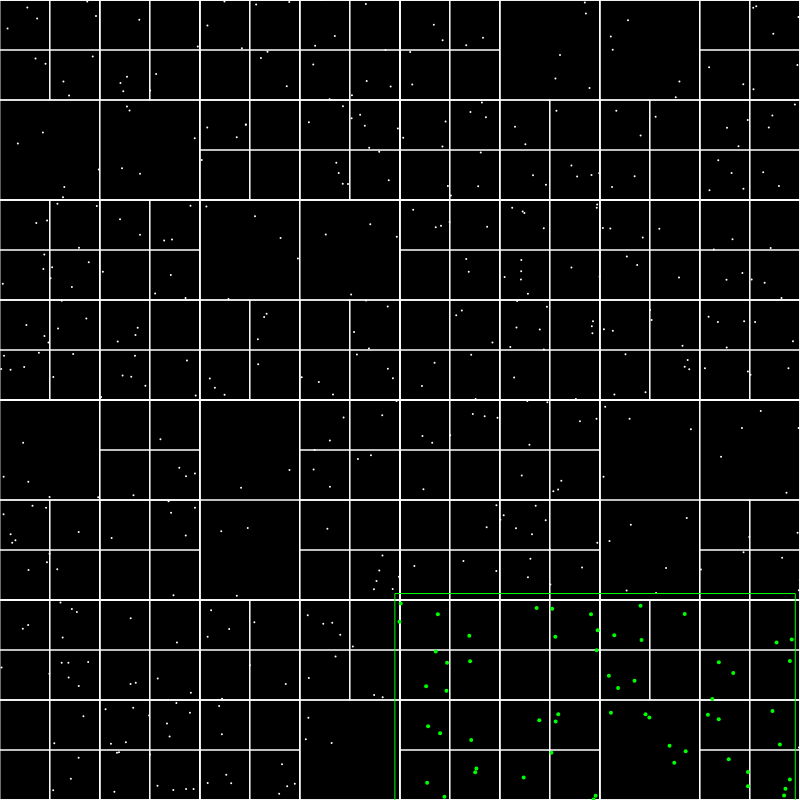
Frame 1 (no input)
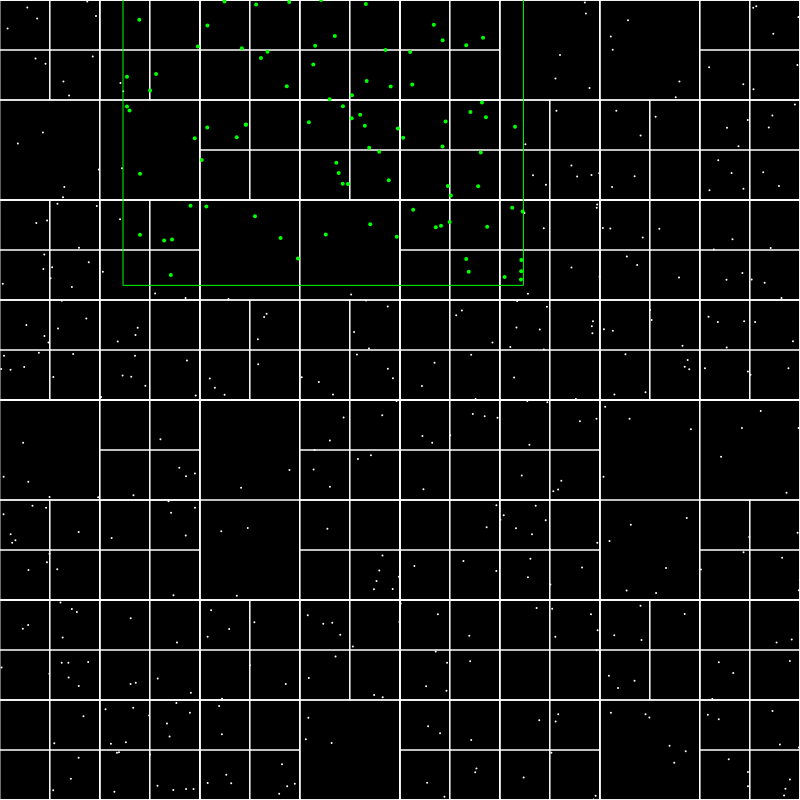
Frame 2 (the mouse pressed at the canvas centre, redrawn once)

The p5.js sketch that drew these frames (run headless with seeded random() and noise() and a simulated clock; the mouse was pressed at the canvas centre and the sketch redrawn once):

// p5.js sketch
// ── sketch.js
let qt;

function setup() {
  createCanvas(800, 800);

  let boundary = new Rectangle(width/2, height/2, width/2, height/2);
  qt = new QuadTree(boundary, 4);

  for (let i = 0; i < 500; i++) {
    let p = new Point(random(width), random(height));
    qt.insert(p);
  }

  console.log(qt);
  console.log("----------------------------------------");
  console.log(JSON.stringify(qt));
}

function draw() {
  background(0);
  qt.show();

  stroke(0, 255, 0);

  let range = new Rectangle(random(width), random(height), 200, 200);
  rect(range.x, range.y, range.w*2, range.h*2);
  let points = [];
  qt.query(range, points);
  for (let p of points) {
    strokeWeight(4);
    stroke(0, 255, 0);
    point(p.x, p.y);
  }
  noLoop();
}

// function mouseDragged() {
//   qt.insert(new Point(mouseX, mouseY));
// }

// ── quadtree.js
// Daniel Shiffman
// http://codingtra.in
// http://patreon.com/codingtrain

// QuadTree
// https://www.youtube.com/watch?v=z0YFFg_nBjw

// For more:
// https://github.com/CodingTrain/QuadTree

class Point {
  constructor(x, y, userData) {
    this.x = x;
    this.y = y;
    this.userData = userData;
  }
}

class Rectangle {
  constructor(x, y, w, h) {
    this.x = x;
    this.y = y;
    this.w = w;
    this.h = h;
  }

  contains(point) {
    return (
      point.x >= this.x - this.w &&
      point.x <= this.x + this.w &&
      point.y >= this.y - this.h &&
      point.y <= this.y + this.h
    );
  }

  intersects(range) {
    return !(
      range.x - range.w > this.x + this.w ||
      range.x + range.w < this.x - this.w ||
      range.y - range.h > this.y + this.h ||
      range.y + range.h < this.y - this.h
    );
  }
}

// circle class for a circle shaped query
class Circle {
  constructor(x, y, r) {
    this.x = x;
    this.y = y;
    this.r = r;
    this.rSquared = this.r * this.r;
  }

  contains(point) {
    // check if the point is in the circle by checking if the euclidean distance of
    // the point and the center of the circle if smaller or equal to the radius of
    // the circle
    let d = Math.pow(point.x - this.x, 2) + Math.pow(point.y - this.y, 2);
    return d <= this.rSquared;
  }

  intersects(range) {
    var xDist = Math.abs(range.x - this.x);
    var yDist = Math.abs(range.y - this.y);

    // radius of the circle
    var r = this.r;

    var w = range.w;
    var h = range.h;

    var edges = Math.pow(xDist - w, 2) + Math.pow(yDist - h, 2);

    // no intersection
    if (xDist > r + w || yDist > r + h) return false;

    // intersection within the circle
    if (xDist <= w || yDist <= h) return true;

    // intersection on the edge of the circle
    return edges <= this.rSquared;
  }
}

class QuadTree {
  constructor(boundary, capacity) {
    if (!boundary) {
      throw TypeError('boundary is null or undefined');
    }
    if (!(boundary instanceof Rectangle)) {
      throw TypeError('boundary should be a Rectangle');
    }
    if (typeof capacity !== 'number') {
      throw TypeError(
        `capacity should be a number but is a ${typeof capacity}`
      );
    }
    if (capacity < 1) {
      throw RangeError('capacity must be greater than 0');
    }
    this.boundary = boundary;
    this.capacity = capacity;
    this.points = [];
    this.divided = false;
  }

  subdivide() {
    let x = this.boundary.x;
    let y = this.boundary.y;
    let w = this.boundary.w / 2;
    let h = this.boundary.h / 2;

    let ne = new Rectangle(x + w, y - h, w, h);
    this.northeast = new QuadTree(ne, this.capacity);
    let nw = new Rectangle(x - w, y - h, w, h);
    this.northwest = new QuadTree(nw, this.capacity);
    let se = new Rectangle(x + w, y + h, w, h);
    this.southeast = new QuadTree(se, this.capacity);
    let sw = new Rectangle(x - w, y + h, w, h);
    this.southwest = new QuadTree(sw, this.capacity);

    this.divided = true;
  }

  insert(point) {
    if (!this.boundary.contains(point)) {
      return false;
    }

    if (this.points.length < this.capacity) {
      this.points.push(point);
      return true;
    }

    if (!this.divided) {
      this.subdivide();
    }

    if (
      this.northeast.insert(point) ||
      this.northwest.insert(point) ||
      this.southeast.insert(point) ||
      this.southwest.insert(point)
    ) {
      return true;
    }
  }

  query(range, found) {
    if (!found) {
      found = [];
    }

    if (!range.intersects(this.boundary)) {
      return found;
    }

    for (let p of this.points) {
      if (range.contains(p)) {
        found.push(p);
      }
    }
    if (this.divided) {
      this.northwest.query(range, found);
      this.northeast.query(range, found);
      this.southwest.query(range, found);
      this.southeast.query(range, found);
    }

    return found;
  }

  show() {
    stroke(255);
    noFill();
    strokeWeight(1);
    rectMode(CENTER);
    rect(
      this.boundary.x,
      this.boundary.y,
      this.boundary.w * 2,
      this.boundary.h * 2
    );
    for (let p of this.points) {
      strokeWeight(2);
      point(p.x, p.y);
    }

    if (this.divided) {
      this.northeast.show();
      this.northwest.show();
      this.southeast.show();
      this.southwest.show();
    }
  }
}
